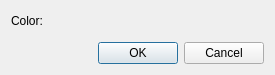
<?xml version="1.0" encoding="UTF-8"?>
<ui version="4.0">
 <class>GeoDataPointColorSimpleSettingDialog</class>
 <widget class="QDialog" name="GeoDataPointColorSimpleSettingDialog">
  <property name="geometry">
   <rect>
    <x>0</x>
    <y>0</y>
    <width>275</width>
    <height>75</height>
   </rect>
  </property>
  <property name="windowTitle">
   <string>Point Color Setting</string>
  </property>
  <layout class="QVBoxLayout" name="verticalLayout">
   <item>
    <layout class="QHBoxLayout" name="horizontalLayout">
     <item>
      <widget class="QLabel" name="colorLabel">
       <property name="text">
        <string>Color:</string>
       </property>
      </widget>
     </item>
     <item>
      <widget class="ColorEditWidget" name="colorEditWidget">
       <property name="minimumSize">
        <size>
         <width>50</width>
         <height>0</height>
        </size>
       </property>
      </widget>
     </item>
     <item>
      <spacer name="horizontalSpacer">
       <property name="orientation">
        <enum>Qt::Horizontal</enum>
       </property>
       <property name="sizeHint" stdset="0">
        <size>
         <width>40</width>
         <height>20</height>
        </size>
       </property>
      </spacer>
     </item>
    </layout>
   </item>
   <item>
    <spacer name="verticalSpacer">
     <property name="orientation">
      <enum>Qt::Vertical</enum>
     </property>
     <property name="sizeHint" stdset="0">
      <size>
       <width>20</width>
       <height>0</height>
      </size>
     </property>
    </spacer>
   </item>
   <item>
    <widget class="QDialogButtonBox" name="buttonBox">
     <property name="orientation">
      <enum>Qt::Horizontal</enum>
     </property>
     <property name="standardButtons">
      <set>QDialogButtonBox::Cancel|QDialogButtonBox::Ok</set>
     </property>
    </widget>
   </item>
  </layout>
 </widget>
 <customwidgets>
  <customwidget>
   <class>ColorEditWidget</class>
   <extends>QLabel</extends>
   <header>guibase/widget/coloreditwidget.h</header>
   <container>1</container>
  </customwidget>
 </customwidgets>
 <resources/>
 <connections>
  <connection>
   <sender>buttonBox</sender>
   <signal>accepted()</signal>
   <receiver>GeoDataPointColorSimpleSettingDialog</receiver>
   <slot>accept()</slot>
   <hints>
    <hint type="sourcelabel">
     <x>248</x>
     <y>254</y>
    </hint>
    <hint type="destinationlabel">
     <x>157</x>
     <y>274</y>
    </hint>
   </hints>
  </connection>
  <connection>
   <sender>buttonBox</sender>
   <signal>rejected()</signal>
   <receiver>GeoDataPointColorSimpleSettingDialog</receiver>
   <slot>reject()</slot>
   <hints>
    <hint type="sourcelabel">
     <x>316</x>
     <y>260</y>
    </hint>
    <hint type="destinationlabel">
     <x>286</x>
     <y>274</y>
    </hint>
   </hints>
  </connection>
 </connections>
</ui>
